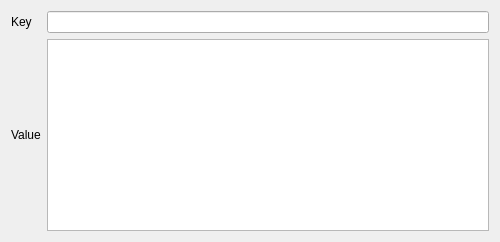
<?xml version="1.0" encoding="UTF-8"?>
<ui version="4.0">
 <class>stringViewTab</class>
 <widget class="QWidget" name="stringViewTab">
  <property name="geometry">
   <rect>
    <x>0</x>
    <y>0</y>
    <width>500</width>
    <height>242</height>
   </rect>
  </property>
  <property name="windowTitle">
   <string>stringViewTab</string>
  </property>
  <layout class="QGridLayout" name="gridLayout">
   <property name="sizeConstraint">
    <enum>QLayout::SetMaximumSize</enum>
   </property>
   <item row="0" column="0">
    <widget class="QLabel" name="label">
     <property name="text">
      <string>Key</string>
     </property>
    </widget>
   </item>
   <item row="0" column="1">
    <widget class="QLineEdit" name="keyName">
     <property name="enabled">
      <bool>true</bool>
     </property>
     <property name="readOnly">
      <bool>true</bool>
     </property>
    </widget>
   </item>
   <item row="1" column="0">
    <widget class="QLabel" name="label_2">
     <property name="text">
      <string>Value</string>
     </property>
    </widget>
   </item>
   <item row="1" column="1">
    <widget class="QPlainTextEdit" name="keyValue">
     <property name="enabled">
      <bool>true</bool>
     </property>
     <property name="sizePolicy">
      <sizepolicy hsizetype="Expanding" vsizetype="Expanding">
       <horstretch>5</horstretch>
       <verstretch>0</verstretch>
      </sizepolicy>
     </property>
     <property name="readOnly">
      <bool>true</bool>
     </property>
    </widget>
   </item>
  </layout>
 </widget>
 <layoutdefault spacing="6" margin="11"/>
 <resources/>
 <connections/>
</ui>
